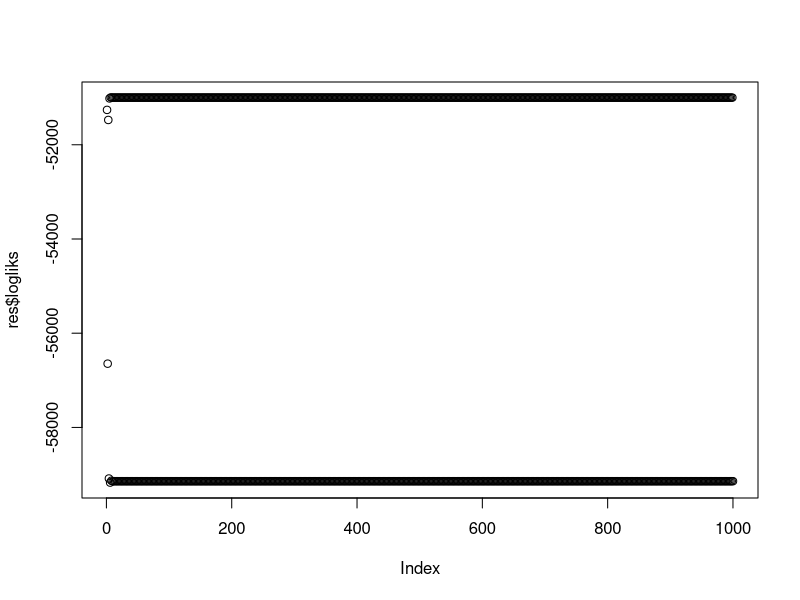

R code for this plot: (Note: this script raises an error after producing the figure.)
## ---- chunk 1
library(Matrix)
library(mvtnorm)
library(ggplot2)
library(cowplot)
## ---- chunk 2
sim.data = function(n, w, U, mu){

   # w: the true weight
   # mu: a k*m matrix 
   # dimension of an obs. 
   m = nrow(U[[1]])
   # k: number of classes
   k = length(w)
   
   # generate true class variable  
   Z = sample(1:k, n, prob = w, replace = T)  
    
   # store simulated data
   X = matrix(NA, ncol = m, nrow = n)
   
   for (i in 1:n){
     # true class for obs. i 
     j = Z[i]
     X[i, ] = rmvnorm(1,mean = mu[j, ], sigma = U[[j]])
   }
   res = list(X = X, Z = Z)
   return(res)
}
                  
## ---- chunk 3

# here mu is a k by m matrix. m is the dimension of the obs. 
loglik.compute <- function (X, w, U, mu) {
  n <- nrow(X)
  k <- length(w)
  y <- rep(0,n)
  for (j in 1:k)
    y <- y + w[j] * dmvnorm(X, mean = mu[j, ], sigma = U[[j]])
  return(sum(log(y)))
}

## ---- chunk 4

# normalizelogweights takes as input an array of unnormalized
# log-probabilities logw and returns normalized probabilities such
# that the sum is equal to 1.

normalizelogweights <- function (logw){
  # Guard against underflow or overflow by adjusting the
  # log-probabilities so that the largest probability is 1.
  c <- max(logw)
  w <- exp(logw - c)
  # Normalize the probabilities.
  return(w/sum(w))
}

## ---- chunk 5

EM.fit <- function(X, w, U, mu, maxiter, diff){
  
  # Get the number of samples (n) and the number of mixture components (k)
  n <- nrow(X)
  k <- length(w)
  m <- ncol(X)
  
  # store loglikelihood
  logliks = c()
  ll <- -Inf

  for (iter in 1:maxiter){
    # store parameters and likelihood in the previous step 
    mu0 <- mu
    w0  <- w
    U0  <- U
    ll0 <- ll 
    logliks = c(logliks, ll)
  
    # E-step: calculate posterior probabilities using the current mu and sigmas
    logP = matrix(0, nrow = n, ncol = k)
    for (j in 1:k){
      # log-density 
      logP[,j] = w[j] * dmvnorm(X, mean = mu[j, ], sigma = U[[j]], log = TRUE)
    }
    P = t(apply(logP, 1, function(x) normalizelogweights(x)))
    #P = P/rowSums(P)   
  
    # M-step: 
    # use current probabilities to update means
    for (j in 1:k){
      mu[j, ] = P[,j] %*% X/sum(P[,j])
    }
    
    # update covariance matrix 
    for (j in 1:k){
      mm = matrix(mu[j,], nrow = n, ncol = m, byrow = TRUE)
      U[[j]] = t(X-mm)%*%(P[,j]*(X-mm))/sum(P[,j])
    }
  
    # update mixture weight
    w = colSums(P)/n
    
    # Compute log-likelihood.
    ll = loglik.compute(X, w, U, mu)
    logliks[iter] = ll

    # Check stopping criterion.
    d = max(abs(w - w0))
    if (d < diff)
      break
    }
    return(list(w = w, U = U, mu = mu, logliks = logliks))
}

## ---- chunk 6

# SIMULATE DATA
n <- 1e4
w <- c(0.6, 0.3, 0.1)
U = list(U1 = diag(3), U2 = matrix(c(1, 0.9, 0, 0.9, 1, 0, 0, 0, 1), ncol = 3, nrow =3),
         U3 = matrix(c(1, 0, 0.5, 0, 1, 0, 0.5, 0, 1), ncol = 3, nrow = 3))

mu = matrix(c(0, 15, 30), nrow = 3, ncol = 3)
dt <- sim.data(n, w, U, mu)
X  <- dt$X

## ---- chunk 7

# FIT MIXTURE MODEL
w.init = c(0.3, 0.5, 0.2)
mu.init = matrix(c(0, 10, 25), nrow = 3, ncol = 3)

U.init = list(U1 = matrix(c(1, 0.1, 0.3, 0.1, 1, 0, 0.3, 0 ,1), ncol = 3, nrow =3), 
              U2 = diag(3), U3 = diag(3))
res = EM.fit(X, w.init, U.init, mu.init, maxiter = 1e3, diff = 1e-3)
plot(res$logliks)

## ---- chunk 8


# Get the number of samples (n) and the number of mixture components (k)
  n <- nrow(X)
  k <- length(w)
  m <- ncol(X)
  
  # store loglikelihood
  logliks = c()
  ll <- -Inf

 # for (iter in 1:maxiter){
    # store parameters and likelihood in the previous step 
    mu0 <- mu.init
    w0  <- w.init
    U0  <- U
    ll0 <- ll 
    logliks = c(logliks, ll)
  
    # E-step: calculate posterior probabilities using the current mu and sigmas
    logP = matrix(0, nrow = n, ncol = k)
    P = matrix(0, nrow = n, ncol = k)
    
    for (j in 1:k){
      # log-density 
      logP[,j] = w[j] * dmvnorm(X, mean = mu[j, ], sigma = U[[j]], log = TRUE)
    }
    P = t(apply(logP, 1, function(x) normalizelogweights(x)))
    
    #P = P/rowSums(P)   
  
    # M-step: 
    # use current probabilities to update means
    for (j in 1:k){
      mu[j, ] = P[,j] %*% X/sum(P[,j])
    }
    
    # update covariance matrix 
    for (j in 1:k){
      mm = matrix(mu[j,], nrow = n, ncol = m, byrow = TRUE)
      U[[j]] = t(X-mm)%*%(P[,j]*(X-mm))/sum(P[,j])
    }
  
    # update mixture weight
    w = colSums(P)/n
    
    # Compute log-likelihood.
    ll = loglik.compute(X, w, U, mu)
    logliks[iter] = ll
